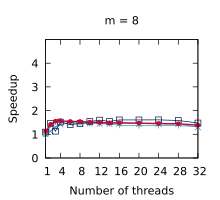

Source code (gnuplot):
set title "m = 8"
set terminal pdf size 2.2,2.0
set output "./results/Scans_n___4,194,304,_m___8.pdf"
set key off
set xrange [1:32]
set xtics (1, 4, 8, 12, 16, 20, 24, 28, 32)
set xlabel "Number of threads"
set yrange [0:5]
set ytics (0, 1, 2, 3, 4)
set ylabel "Speedup"
plot './results/Scans_n___4,194,304,_m___8.dat' using 1:2 title "Outer parallelism" pointsize 0.7 lw 1 pt 1 linecolor rgb "#24A793" with linespoints, \
  './results/Scans_n___4,194,304,_m___8.dat' using 1:3 title "Inner parallelism" pointsize 0.7 lw 1 pt 2 linecolor rgb "#5287C6" with linespoints, \
  './results/Scans_n___4,194,304,_m___8.dat' using 1:4 title "OpenMP" pointsize 0.7 lw 1 pt 4 linecolor rgb "#001240" with linespoints, \
  './results/Scans_n___4,194,304,_m___8.dat' using 1:5 title "Work assisting (our)" pointsize 0.4 lw 2 pt 7 linecolor rgb "#C00A35" with linespoints
